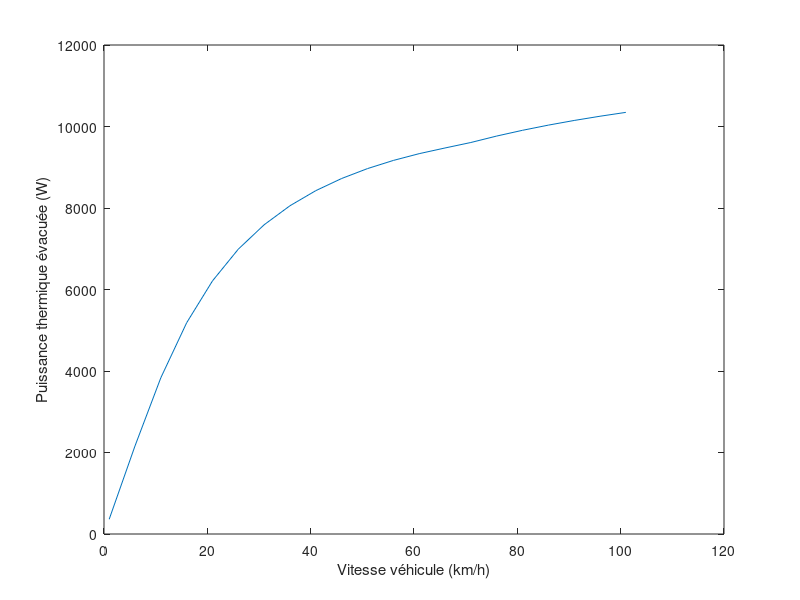

Write the MATLAB code that produced this figure.
% Auteur : PBL
% Réalisé grâce aux travaux d'Aimery Saulière et celui de Arthur Accart
%% Dimensionnement du radiateur de Valkyriz (Pierre Bernal)
clear all 
close all

%% Données du problème :
debit_eau = 12/60; %(L/s)
Tei = 65 + 273.15; % température de l'eau souhaitée en entrée du radiateur
Tai = 35 + 273.15; %température de l'air ambiant autour du radiateur
P =1.013*10^5; % Pression atmosphérique (Pa)

% e_ailette = 6e-4; %valeur du constructeur à récupérer, espacement entre ailette

%% Détermination puissance à évacuer :

Pu_batterie = 53000; %W
Pu_batterie_max = 80000; %W fixé par le règlement
r_mot = 0.92; % rendement moteur EMRAX 228 dans le pire des cas
r_cont = 0.97; % rendement contrôleur type BAMOCAR D3
r_syst = r_mot*r_cont;
Pth = Pu_batterie*(1-r_syst)
Pth_max = Pu_batterie_max*(1-r_syst)

%% Coefficient thermiques convectifs de l'air et l'eau

%valable entre 100K et 1600K
T = Tai;
lambda1=1.5207*10^(-11)*T^3-4.857*10^(-8)*T^2+1.0184*10^(-4)*T-3.9333*10^(-4); % conductivité thermique de l'air
mu1=8.8848*10^(-15)*T^3-3.2398*10^(-11)*T^2+6.2657*10^(-8)*T+2.3543*10^(-6); % viscosité dynamique
Cp1=1.9327*10^(-10)*T^4-7.9999*10^(-7)*T^3+1.1407*10^(-3)*T^2-4.4890*10^(-1)*T+1.0575*10^3; % capacité calorifique massique de l'air (J/kg/K)

R=8.314; % constante des gaz parfaits (J/K/mol)

M=10^(-3)*(4/5*2*14+1/5*2*16); %masse molaire de l'air (kg/mol)

rho1=M*P/(R*T); % masse volumique de l'air

nu1=mu1/rho1; % viscosité cinématique de l'air

v1=30/3.6; % vitesse moyenne supposée de Valkyriz à l'endurance (m/s)

d1=0.0015; %longueur caractéristique de l'écoulement d'air (distance entre deux tuyaux d'eau) (DONNÉE À RÉCUPÉRER CHEZ CONSTRUCTEUR)

Re1=d1*v1/nu1;  %nombre de Renolds dans l'air passant dans le radiateur
Pr1=mu1*Cp1/lambda1; % nombre de Prandt dans l'air passant dans le radiateur
Nu1=0.036*Pr1^(1/3)*Re1^(4/5); % nombre de Nusselt
h1=lambda1*Nu1/d1 % coefficient de Newton entre l'air atmosphérique et le radiateur



rho2=1000; % masse volumique de l'eau (kg/m^3)
lambda2=(0.6071-.06)/(298-293)*(T-293)+.06; % conductivité thermique de l'eau
Cp2 = 4185; % capacité thermique massique de l'eau (J/kg/K)
mu2=8.52*10^(-4); % viscosite dynamique de l'eau (kg.m/s)

e=0.040;% épaisseur du faisceau (A RÉCUPERER CHEZ CONSTRUCTEUR)
ee=0.001; % largeur du faisceau (A RÉCUPERER CHEZ CONSTRUCTEUR)
L=0.21; % longueur du faisceau relié à la hauteur ou largeur du radiateur en fonction de si c'est un cross-flow ou down-flow (A DÉCIDER)
H=0.18; % 3ème dimension du radiateur (À DÉCIDER)
n = 120; %nombre de faisceau par m (A RÉCUPERER)

d2=ee; % longueur caractéristique de l'écoulement d'eau dans le radiateur

D2=debit_eau/rho2; % débit volumique souhaité en eau (m^3/s)

v2=D2/((n*L)*L*e*ee); % vitesse de l'eau dans le faisceaux du radiateur ; n*L est un terme estimant le nombre de faisceau présent dans le radiateur (DÉDUITE DES DONNÉES CONSTRUCTEUR)

nu2=mu2/rho2; %viscosité cinématique de l'eau

Re2=d2*v2/nu2; %nombre de Renolds
Pr2=mu2*Cp2/lambda2; % nombre de Prandt dans l'eau passant dans le radiateur
Nu2=0.036*Pr2^(1/3)*Re2^(4/5); % nombre de Nusselt dans l'eau passant dans le radiateur

h2=lambda2*Nu2/d2 % coefficient de Newton entre le radiateur et l'eau de refroidissement

% h2 >> h1 donc on peut supposer que l'alu du radiateur est à la
% température de l'eau

mean_v = [1 : 5 : 101]/3.6; %vecteur vitesse du véhicule
m_air = rho1*L*H.*mean_v; %kg/s vecteur débit d'air à travers le radiateur 
vect_surface = [0 : 0.4 : 8]; %m2 vecteur surface équivalente d'échange thermique = environ surface de toutes les ailettes
%% Obtention courbe Pth = f(débit_air) pour une dimension de radiateur DONNÉE :
l = e; %epaisseur
e_ailette = 6e-4; %espacement entre ailettes
n_ailette = H/e_ailette; % estimation du nombre d'ailette entre 2 faisceau
e_faisceau = 1/n-ee; %espacement entre 2 faisceau 

Aw = n*L*2*l*H; %estimation de la surface d'échange eau/métal
Aa = 2*(e_faisceau+e_ailette)*l*(n_ailette-1)*(n*L-1); %estimation de la surface d'échange air/métal

Aeq = Aw+Aa % surface équivalente d'échange thermique en m2

q = [];
C_eau = debit_eau*Cp2;
 for i = m_air;
     %kg/s 
     C_air = i*Cp1;
     Cmin = min(C_air,C_eau);
     Cmax = max(C_air,C_eau);
     Cr = Cmin/Cmax;
 
     U = 1/(1/h1 + 1/h2);
     NTU = U*Aeq/Cmin;
     eps = 1-exp((1/Cr)*(NTU)^0.22*(exp(-Cr*(NTU)^0.78)-1));
     qmax = Cmin*(Tei-Tai);
 
     q = [q eps*qmax];
 end
 
 figure,
 plot(mean_v*3.6,q)
 xlabel("Vitesse véhicule (km/h)")
 ylabel("Puissance thermique évacuée (W)")


%% Tracé courbe 3D Pth = f(débit_air, surface_équivalente) :

% [X,Y] = meshgrid(vect_surface,m_air);
% MC_air = Cp1*Y;
% MCmin = min(MC_air,Cp2*debit_eau);
% MCmax = max(MC_air,Cp2*debit_eau);
% MCr = MCmin./MCmax;
% U = 1/(1/h1 + 1/h2);
% MNTU = U*X./MCmin;
% Meps = 1-exp((1./MCr).*(MNTU).^0.22.*(exp(-MCr.*(MNTU).^0.78)-1));
% Mqmax = (Tei-Tai)*MCmin;
% Q = Meps.*Mqmax;
% 
% s = surf(X,Y,Q);
% s.FaceColor = 'flat';
% xlabel("Surface équivalente (m2)");ylabel("Débit d'air (kg/s)");zlabel("Puissance thermique dissipée dans le radiateur (W)");
% colorbar

% Il faut ensuite remonter à partir de la surface équivalente à des
% dimensions hauteur x largeur x épaisseur (A FAIRE EN V0.2)

%% DIMENSIONNEMENT VASES D'EXPANSIONS (A FAIRE EN V.1)
